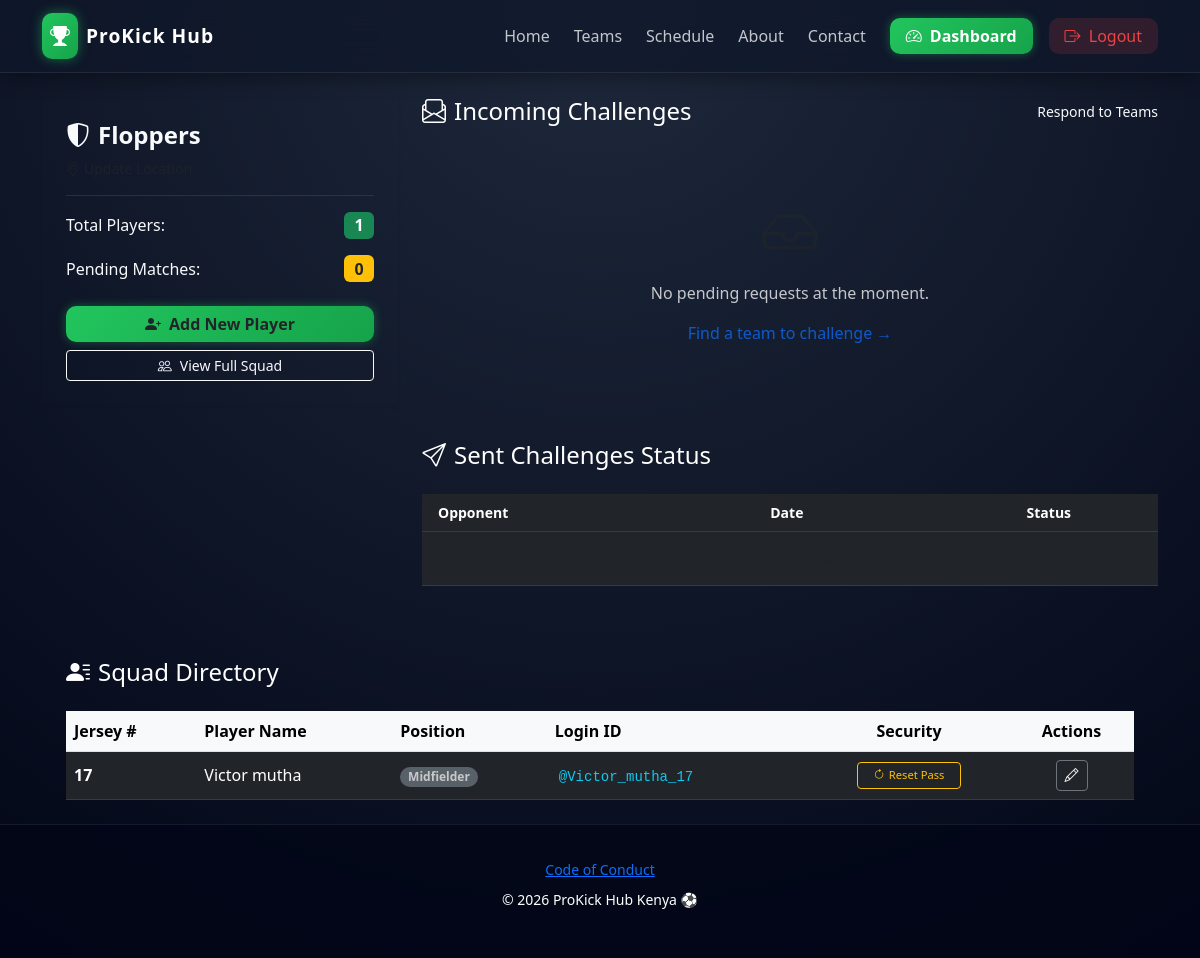
The page /dashboard/ (signed in) on the database as committed earlier.
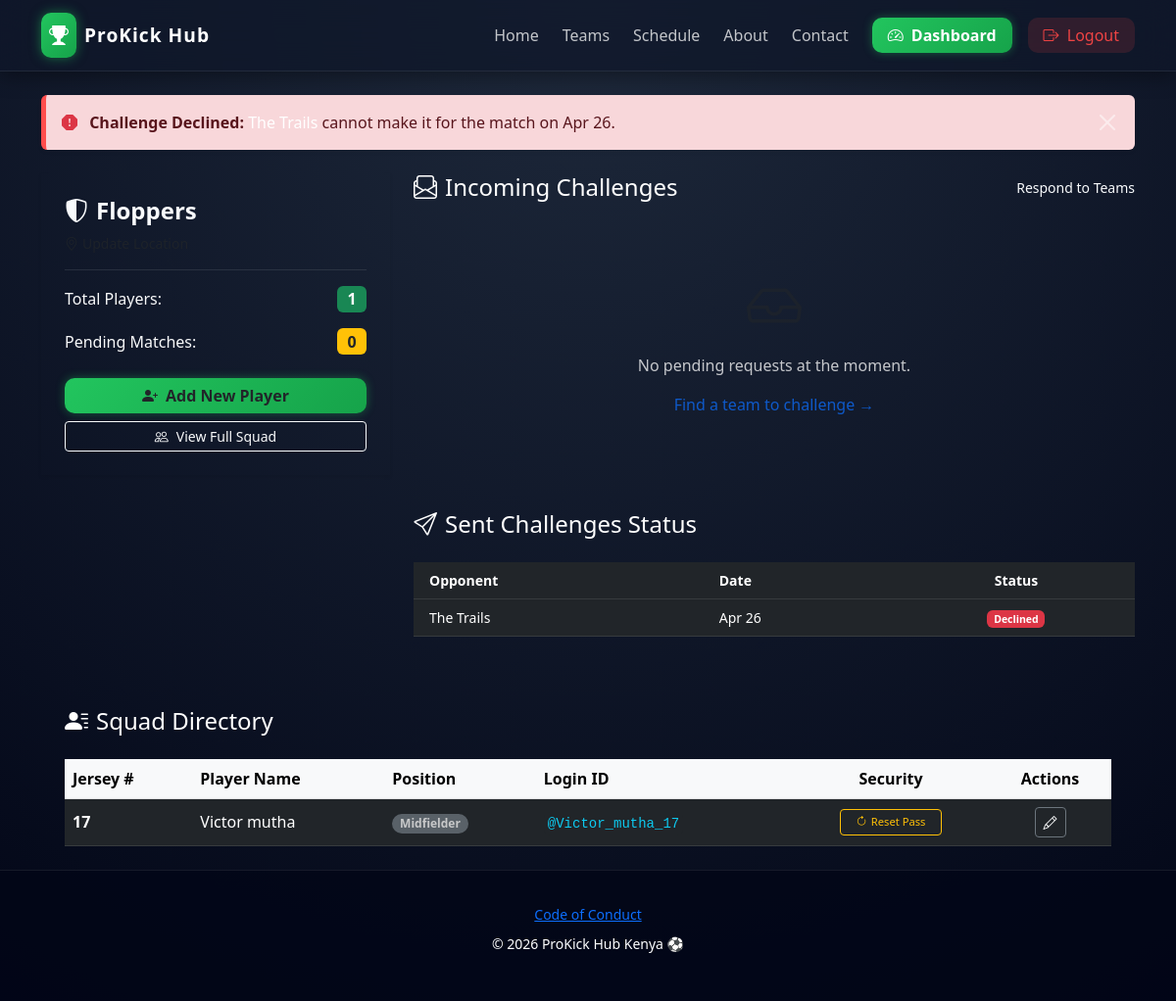
The same page on the database as committed later.
### soccerApp/models.py (models this page shows, shortened)
class Player(models.Model):
    POSITIONS = [
        ('GK', 'Goalkeeper'),
        ('DF', 'Defender'),
        ('MF', 'Midfielder'),
        ('FW', 'Forward'),
    ]
    user = models.OneToOneField(User, on_delete=models.CASCADE, related_name='player_profile', null=True)
    team = models.ForeignKey(Team, on_delete=models.CASCADE, related_name='players')
    name = models.CharField(max_length=100)
    position = models.CharField(max_length=2, choices=POSITIONS)
    jersey_number = models.PositiveIntegerField()
    bio = models.TextField(blank=True)
    is_active = models.BooleanField(default=True)

class MatchRequest(models.Model):
    STATUS_CHOICES = [
        ('P', 'Pending'),
        ('A', 'Accepted'),
        ('D', 'Declined'),
    ]
    sender = models.ForeignKey(Team, on_delete=models.CASCADE, related_name='sent_challenges')
    receiver = models.ForeignKey(Team, on_delete=models.CASCADE, related_name='received_challenges')
    match_date = models.DateTimeField()
    venue = models.CharField(max_length=255)
    status = models.CharField(max_length=1, choices=STATUS_CHOICES, default='P')
    created_at = models.DateTimeField(auto_now_add=True)

class Team(models.Model):
    manager = models.OneToOneField(User, on_delete=models.CASCADE, related_name='team')
    name = models.CharField(max_length=100)
    location = models.CharField(max_length=255, default="Kisumu", help_text="Enter home ground or city")
    created_at = models.DateTimeField(auto_now_add=True)

### soccerApp/views.py (the view)
# urls.py: path('dashboard/', views.dashboard, name='dashboard'),
@login_required
def dashboard(request):
    if not hasattr(request.user, 'team'):
        return redirect('home')
    team = request.user.team
    received_requests = MatchRequest.objects.filter(receiver=team, status='P')
    sent_requests = MatchRequest.objects.filter(sender=team).order_by('-created_at')
    declined_notifications = MatchRequest.objects.filter(sender=team, status='D')
    players = Player.objects.filter(team=team)
    return render(request, 'soccerApp/dashboard.html', {
        'team': team,
        'received_requests': received_requests,
        'sent_requests': sent_requests,
        'declined_notifications': declined_notifications, # Pass this to HTML
        'players': players,
    })

### soccerApp/templates/soccerApp/dashboard.html (shortened to what the changed rows need)
{% extends 'soccerApp/base.html' %}
{% load static %}
{% block content %}
{% for match in sent_requests %}
    {% if match.status == 'D' %}
    <div class="alert alert-danger border-0 shadow-sm d-flex justify-content-between align-items-center glass-card mb-4" style="border-left: 5px solid #ff4d4d !important;">
        <div>
            <i class="bi bi-exclamation-octagon-fill me-2 text-danger"></i>
            <strong>Challenge Declined:</strong>
            <span class="text-white">{{ match.receiver.name }}</span> cannot make it for the match on {{ match.match_date|date:"M d" }}.
        </div>
        <button type="button" class="btn-close btn-close-white" data-bs-dismiss="alert" aria-label="Close"></button>
    </div>
    {% endif %}
{% endfor %}
<div class="row">
    <div class="col-md-8">
        <div class="mt-5">
            <div class="glass-card p-0 overflow-hidden">
                <table class="table table-dark table-hover mb-0 small">
                    <thead class="bg-black">
                        <tr>
                            <th class="ps-3">Opponent</th>
                            <th>Date</th>
                            <th class="text-center">Status</th>
                        </tr>
                    </thead>
                    <tbody>
                        {% for req in sent_requests %}
                        <tr>
                            <td class="ps-3">{{ req.receiver.name }}</td>
                            <td>{{ req.match_date|date:"M d" }}</td>
                            <td class="text-center">
                                {% if req.status == 'P' %}
                                    <span class="badge bg-warning text-dark">Pending</span>
                                {% elif req.status == 'A' %}
                                    <span class="badge bg-success">Accepted</span>
                                {% elif req.status == 'D' %}
                                    <span class="badge bg-danger">Declined</span>
                                {% endif %}
                            </td>
                        </tr>
                        {% empty %}
                        <tr>
                            <td colspan="3" class="text-center py-3 text-muted">You haven't sent any challenges yet.</td>
                        </tr>
                        {% endfor %}
                    </tbody>
                </table>
            </div>
        </div>
    </div>
</div>
<div class="row mt-5" id="squad-list">
    <div class="col-12">
        <div class="glass-card p-4">
            <div class="table-responsive">
                <table class="table table-dark table-hover align-middle mb-0">
                    <thead class="table-light text-dark">
                        <tr>
                            <th>Jersey #</th>
                            <th>Player Name</th>
                            <th>Position</th>
                            <th>Login ID</th>
                            <th class="text-center">Security</th>
                            <th class="text-center">Actions</th>
                        </tr>
                    </thead>
                    <tbody>
                        {% for player in players %}
                        <tr>
                            <td class="fw-bold text-accent">{{ player.jersey_number }}</td>
                            <td>{{ player.name }}</td>
                            <td><span class="badge rounded-pill bg-secondary opacity-75">{{ player.position }}</span></td>
                            <td><code class="text-info bg-dark p-1 rounded">@{{ player.user.username }}</code></td>
                            <td class="text-center">
                                <a href="{% url 'reset_player_password' player.id %}"
                                   class="btn btn-sm btn-outline-warning border-opacity-25 py-1 px-3"
                                   style="font-size: 0.7rem;"
                                   onclick="return confirm('Reset password for {{ player.name }}?')">
                                    <i class="bi bi-arrow-clockwise me-1"></i>Reset Pass
                                </a>
                            </td>
                            <td class="text-center">
                                <button class="btn btn-sm btn-outline-light border-secondary"><i class="bi bi-pencil"></i></button>
                            </td>
                        </tr>
                        {% endfor %}
                    </tbody>
                </table>
            </div>
        </div>
    </div>
</div>
{% endblock %}

Rows that differ between the two databases and show on the page:
added MatchRequest: receiver.name "The Trails", match_date "Apr 26", status "Declined"
